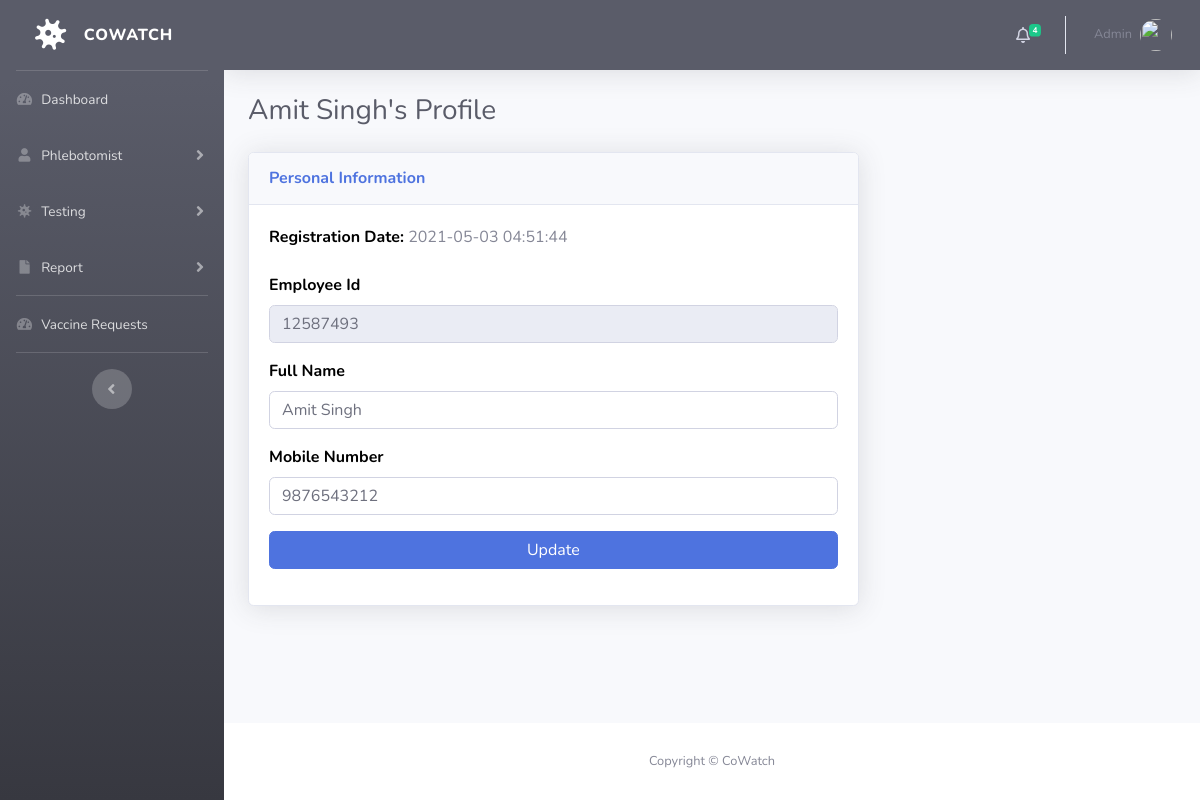
The app's page /edit-phlebotomist.php?pid=3 (signed in) with its own data.
### tables this page shows
CREATE TABLE `tblphlebotomist` (
  `id` int(11) NOT NULL,
  `EmpID` varchar(100) DEFAULT NULL,
  `FullName` varchar(120) DEFAULT NULL,
  `MobileNumber` bigint(12) DEFAULT NULL,
  `RegDate` timestamp NULL DEFAULT current_timestamp()
);

### edit-phlebotomist.php (the view, shortened to what this page needs)
<?php session_start();
include_once('includes/config.php');
if (strlen($_SESSION['aid']==0)) {
  header('location:logout.php');
  } else{
?>
<!DOCTYPE html>
<html lang="en">
<head>
    <link href="vendor/fontawesome-free/css/all.min.css" rel="stylesheet" type="text/css">
    <link href="css/sb-admin-2.min.css" rel="stylesheet">
</head>
<body id="page-top">
    <div id="wrapper">
<?php include_once('includes/sidebar.php');?>
        <div id="content-wrapper" class="d-flex flex-column">
            <div id="content">
          <?php include_once('includes/topbar.php');?>
                <div class="container-fluid">
<?php
$pid=intval($_GET['pid']);
$query=mysqli_query($con,"select * from tblphlebotomist where id='$pid'");
while($row=mysqli_fetch_array($query)){
?>
<h1 class="h3 mb-4 text-gray-800"><?php echo $row['FullName'];?>'s Profile</h1>
<form name="editphlebotomist" method="post">
  <div class="row">
                        <div class="col-lg-8">
                            <div class="card shadow mb-4">
                                <div class="card-header py-3">
                                    <h6 class="m-0 font-weight-bold text-primary">Personal Information</h6>
                                </div>
                                <div class="card-body">
 <div class="form-group">
                            <label>Registration Date: </label>
                                     <?php echo $row['RegDate'];?>
                                        </div>
                  <div class="form-group">
                            <label>Employee Id</label>
                             <input type="text" class="form-control" id="empid" name="empid"  value="<?php echo $row['EmpID'];?>"  readonly="true" >
                                        </div>
                        <div class="form-group">
                            <label>Full Name</label>
                                            <input type="text" class="form-control" id="fullname" name="fullname"  placeholder="Enter your full name..." pattern="[A-Za-z ]+" title="letters only" value="<?php echo $row['FullName'];?>" required="true">
                                        </div>
                                        <div class="form-group">
                                             <label>Mobile Number</label>
                                  <input type="text" class="form-control" id="mobilenumber" name="mobilenumber" placeholder="Please enter your mobile number" pattern="[0-9]{10}" title="10 numeric characters only" value="<?php echo $row['MobileNumber'];?>" required="true" >
                                        </div>
        <div class="form-group">
                                 <input type="submit" class="btn btn-primary btn-user btn-block" name="update" id="update" value="Update">
                             </div>
                                </div>
                            </div>
                        </div>
                    </div>
</form>
<?php } ?>
                </div>
            </div>
           <?php include_once('includes/footer.php');?>
        </div>
    </div>
</body>
</html>
<?php } ?>

### includes/topbar.php (shortened to what this page needs)
      <nav class="navbar navbar-expand navbar-light bg-dark topbar mb-4 static-top shadow">
            <?php if($_SESSION['aid']):?>
                    <ul class="navbar-nav ml-auto bg-dark">
<?php $query=mysqli_query($con,"select * from tbltestrecord where ReportStatus is null");
$count=mysqli_num_rows($query);
?>
                        <li class="nav-item dropdown no-arrow mx-1">
                            <a class="nav-link dropdown-toggle" href="#" id="alertsDropdown" role="button"
                                data-toggle="dropdown" aria-haspopup="true" aria-expanded="false">
                                <i class="far fa-bell fa-fw"></i>
                                <span class="badge badge-success badge-counter"><?php echo $count;?></span>
                            </a>
                        </li>
                        <li class="nav-item dropdown no-arrow">
                            <a class="nav-link dropdown-toggle" href="#" id="userDropdown" role="button"
                                data-toggle="dropdown" aria-haspopup="true" aria-expanded="false">
                <?php
$adid=$_SESSION['aid'];
$ret1=mysqli_query($con,"select AdminName from tbladmin where ID='$adid'");
while($row1=mysqli_fetch_array($ret1)){
?>
                                <span class="mr-2 d-none d-lg-inline text-gray-600 small"><?php  echo $row1['AdminName'];?></span>
                           <?php } ?>
                                <img class="img-profile rounded-circle"
                                    src="img/profile.png">
                            </a>
                        </li>
                    </ul>
                <?php endif;?>
                </nav>

### edit-phlebotomist.php (style rules this page uses)
label { font-size:16px; font-weight:bold; color:#000; }

### records on screen
tblphlebotomist: FullName "Amit Singh", RegDate "2021-05-03 04:51:44", empid "12587493", fullname "Amit Singh", mobilenumber "9876543212"

### other values on screen
$count "4"
$row1['AdminName'] "Admin"
